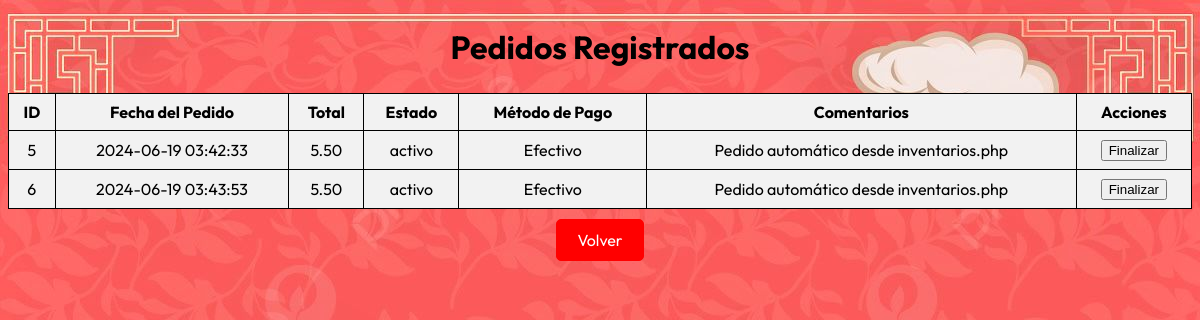
The page /pedidos.php on the database its author committed.
### tables this page shows
CREATE TABLE `pedidos` (
  `id` int(11) NOT NULL,
  `fecha_pedido` datetime NOT NULL,
  `total` decimal(10,2) NOT NULL,
  `estado` enum('activo','finalizado') NOT NULL,
  `metodo_pago` varchar(50) NOT NULL,
  `comentarios` text DEFAULT NULL
);

### pedidos.php (the view, shortened to what this page needs)
<!DOCTYPE html>
<html lang="es">
<head>
    <link rel="stylesheet" href="css/style.css">
</head>
<body>
    <h2>Pedidos Registrados</h2>
    <table>
        <thead>
            <tr>
                <th>ID</th>
                <th>Fecha del Pedido</th>
                <th>Total</th>
                <th>Estado</th>
                <th>Método de Pago</th>
                <th>Comentarios</th>
                <th>Acciones</th>
            </tr>
        </thead>
        <tbody>
            <?php
            include ('conexion.php');
            $sql = "SELECT id, fecha_pedido, total, estado, metodo_pago, comentarios FROM pedidos WHERE estado != 'finalizado'";
            $result = $conexion->query($sql);
            if ($result->num_rows > 0) {
                while ($row = $result->fetch_assoc()) {
                    echo "<tr>";
                    echo "<td>" . $row["id"] . "</td>";
                    echo "<td>" . $row["fecha_pedido"] . "</td>";
                    echo "<td>" . $row["total"] . "</td>";
                    echo "<td>" . $row["estado"] . "</td>";
                    echo "<td>" . $row["metodo_pago"] . "</td>";
                    echo "<td>" . $row["comentarios"] . "</td>";
                    echo "<td>";
                    if ($row["estado"] == 'activo') {
                        echo "<form method='post' action='cambiar_estado.php' style='display:inline-block;'>";
                        echo "<button type='submit'>Finalizar</button>";
                        echo "</form>";
                    }
                    echo "</td>";
                    echo "</tr>";
                }
            } else {
                echo "<tr><td colspan='7'>No hay pedidos activos</td></tr>";
            }
            ?>
        </tbody>
    </table>
    <a href="inicio.php" class="btn-volver">Volver</a>
</body>
</html>

### css/style.css (style rules this page uses)
body { font-family: "Outfit", sans-serif; font-optical-sizing: auto; font-weight: weight; font-style: normal; text-align: center; background-image: url(../img/fondo.jpg); }
h2 { font-size: 2rem; }
table { width: 100%; border-collapse: collapse; background-color: #f2f2f2; }
table, th, td { border: 1px solid black; padding: 8px; text-align: center; }
th { background-color: #f2f2f2; }
.btn-volver { display: inline-block; background-color: #ff0000; color: #fff; text-decoration: none; padding: 10px 20px; margin-top: 10px; border-radius: 5px; border: 1px solid #ff0000; transition: background-color 0.3s, color 0.3s; }

### rows shown on the page
pedidos: id "5", fecha_pedido "2024-06-19 03:42:33", total "5.50", estado "activo", metodo_pago "Efectivo", comentarios "Pedido automático desde inventarios.php"
pedidos: id "6", fecha_pedido "2024-06-19 03:43:53", total "5.50", estado "activo", metodo_pago "Efectivo", comentarios "Pedido automático desde inventarios.php"
